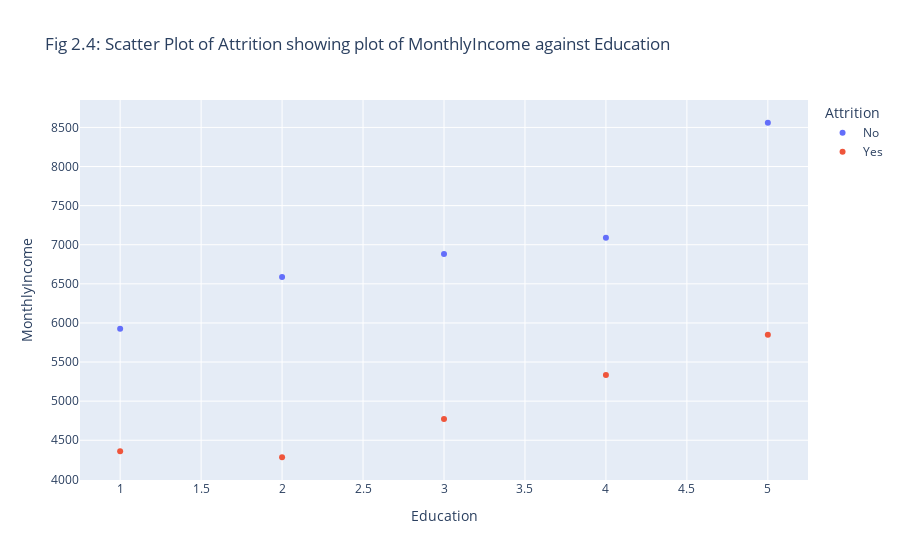

Notebook source saved alongside this figure:
### Code cell
fig = px.scatter(attrition_avgmonthlyincome,x='Education', y ='MonthlyIncome',color='Attrition',title='Fig 2.4: Scatter Plot of Attrition showing plot of MonthlyIncome against Education')
fig.show()

### Figure 1 — Plotly figure (JSON) as saved in the notebook; plotly's stock layout.template omitted (floating-point values rounded to 4 significant figures)
{"data": [{"hovertemplate": "Attrition=No<br>Education=%{x}<br>MonthlyIncome=%{y}<extra></extra>", "legendgroup": "No", "marker": {"color": "#636efa", "symbol": "circle"}, "mode": "markers", "name": "No", "orientation": "v", "showlegend": true, "type": "scatter", "x": [1, 2, 3, 4, 5], "xaxis": "x", "y": [5926.0, 6586.0, 6883.0, 7088.0, 8560.0], "yaxis": "y"}, {"hovertemplate": "Attrition=Yes<br>Education=%{x}<br>MonthlyIncome=%{y}<extra></extra>", "legendgroup": "Yes", "marker": {"color": "#EF553B", "symbol": "circle"}, "mode": "markers", "name": "Yes", "orientation": "v", "showlegend": true, "type": "scatter", "x": [1, 2, 3, 4, 5], "xaxis": "x", "y": [4360.0, 4283.0, 4770.0, 5335.0, 5850.0], "yaxis": "y"}], "layout": {"legend": {"title": {"text": "Attrition"}, "tracegroupgap": 0}, "title": {"text": "Fig 2.4: Scatter Plot of Attrition showing plot of MonthlyIncome against Education"}, "xaxis": {"anchor": "y", "domain": [0, 1], "title": {"text": "Education"}}, "yaxis": {"anchor": "x", "domain": [0, 1], "title": {"text": "MonthlyIncome"}}}}
